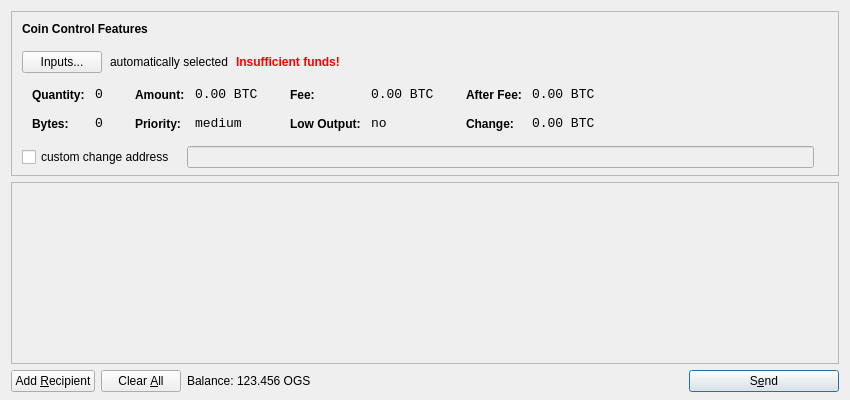
<?xml version="1.0" encoding="UTF-8"?>
<ui version="4.0">
 <class>SendCoinsDialog</class>
 <widget class="QDialog" name="SendCoinsDialog">
  <property name="geometry">
   <rect>
    <x>0</x>
    <y>0</y>
    <width>850</width>
    <height>400</height>
   </rect>
  </property>
  <property name="windowTitle">
   <string>Send Coins</string>
  </property>
  <layout class="QVBoxLayout" name="verticalLayout" stretch="0,1,0">
   <property name="bottomMargin">
    <number>8</number>
   </property>
   <item>
    <widget class="QFrame" name="frameCoinControl">
     <property name="sizePolicy">
      <sizepolicy hsizetype="Expanding" vsizetype="Expanding">
       <horstretch>0</horstretch>
       <verstretch>0</verstretch>
      </sizepolicy>
     </property>
     <property name="maximumSize">
      <size>
       <width>16777215</width>
       <height>16777215</height>
      </size>
     </property>
     <property name="frameShape">
      <enum>QFrame::StyledPanel</enum>
     </property>
     <property name="frameShadow">
      <enum>QFrame::Sunken</enum>
     </property>
     <layout class="QVBoxLayout" name="verticalLayoutCoinControl2">
      <property name="spacing">
       <number>-1</number>
      </property>
      <property name="leftMargin">
       <number>0</number>
      </property>
      <property name="topMargin">
       <number>0</number>
      </property>
      <property name="rightMargin">
       <number>0</number>
      </property>
      <property name="bottomMargin">
       <number>6</number>
      </property>
      <item>
       <layout class="QVBoxLayout" name="verticalLayoutCoinControl" stretch="0,0,0,0,1">
        <property name="spacing">
         <number>0</number>
        </property>
        <property name="leftMargin">
         <number>10</number>
        </property>
        <property name="topMargin">
         <number>10</number>
        </property>
        <item>
         <layout class="QHBoxLayout" name="horizontalLayoutCoinControl1">
          <property name="bottomMargin">
           <number>15</number>
          </property>
          <item>
           <widget class="QLabel" name="labelCoinControlFeatures">
            <property name="sizePolicy">
             <sizepolicy hsizetype="Preferred" vsizetype="Maximum">
              <horstretch>0</horstretch>
              <verstretch>0</verstretch>
             </sizepolicy>
            </property>
            <property name="font">
             <font>
              <weight>75</weight>
              <bold>true</bold>
             </font>
            </property>
            <property name="styleSheet">
             <string notr="true">font-weight:bold;</string>
            </property>
            <property name="text">
             <string>Coin Control Features</string>
            </property>
           </widget>
          </item>
         </layout>
        </item>
        <item>
         <layout class="QHBoxLayout" name="horizontalLayoutCoinControl2" stretch="0,0,0,0">
          <property name="spacing">
           <number>8</number>
          </property>
          <property name="bottomMargin">
           <number>10</number>
          </property>
          <item>
           <widget class="QPushButton" name="pushButtonCoinControl">
            <property name="styleSheet">
             <string notr="true"/>
            </property>
            <property name="text">
             <string>Inputs...</string>
            </property>
           </widget>
          </item>
          <item>
           <widget class="QLabel" name="labelCoinControlAutomaticallySelected">
            <property name="text">
             <string>automatically selected</string>
            </property>
            <property name="margin">
             <number>5</number>
            </property>
           </widget>
          </item>
          <item>
           <widget class="QLabel" name="labelCoinControlInsuffFunds">
            <property name="font">
             <font>
              <weight>75</weight>
              <bold>true</bold>
             </font>
            </property>
            <property name="styleSheet">
             <string notr="true">color:red;font-weight:bold;</string>
            </property>
            <property name="text">
             <string>Insufficient funds!</string>
            </property>
            <property name="margin">
             <number>5</number>
            </property>
           </widget>
          </item>
          <item>
           <spacer name="horizontalSpacerCoinControl">
            <property name="orientation">
             <enum>Qt::Horizontal</enum>
            </property>
            <property name="sizeHint" stdset="0">
             <size>
              <width>40</width>
              <height>1</height>
             </size>
            </property>
           </spacer>
          </item>
         </layout>
        </item>
        <item>
         <widget class="QWidget" name="widgetCoinControl" native="true">
          <property name="sizePolicy">
           <sizepolicy hsizetype="Preferred" vsizetype="Preferred">
            <horstretch>0</horstretch>
            <verstretch>0</verstretch>
           </sizepolicy>
          </property>
          <property name="minimumSize">
           <size>
            <width>0</width>
            <height>0</height>
           </size>
          </property>
          <property name="styleSheet">
           <string notr="true"/>
          </property>
          <layout class="QHBoxLayout" name="horizontalLayoutCoinControl5">
           <property name="margin">
            <number>0</number>
           </property>
           <item>
            <layout class="QHBoxLayout" name="horizontalLayoutCoinControl3" stretch="0,0,0,1">
             <property name="spacing">
              <number>20</number>
             </property>
             <property name="topMargin">
              <number>0</number>
             </property>
             <property name="bottomMargin">
              <number>10</number>
             </property>
             <item>
              <layout class="QFormLayout" name="formLayoutCoinControl1">
               <property name="horizontalSpacing">
                <number>10</number>
               </property>
               <property name="verticalSpacing">
                <number>14</number>
               </property>
               <property name="leftMargin">
                <number>10</number>
               </property>
               <property name="topMargin">
                <number>4</number>
               </property>
               <property name="rightMargin">
                <number>6</number>
               </property>
               <item row="0" column="0">
                <widget class="QLabel" name="labelCoinControlQuantityText">
                 <property name="styleSheet">
                  <string notr="true">font-weight:bold;</string>
                 </property>
                 <property name="text">
                  <string>Quantity:</string>
                 </property>
                 <property name="margin">
                  <number>0</number>
                 </property>
                </widget>
               </item>
               <item row="0" column="1">
                <widget class="QLabel" name="labelCoinControlQuantity">
                 <property name="font">
                  <font>
                   <family>Monospace</family>
                   <pointsize>10</pointsize>
                  </font>
                 </property>
                 <property name="cursor">
                  <cursorShape>IBeamCursor</cursorShape>
                 </property>
                 <property name="contextMenuPolicy">
                  <enum>Qt::ActionsContextMenu</enum>
                 </property>
                 <property name="text">
                  <string notr="true">0</string>
                 </property>
                 <property name="margin">
                  <number>0</number>
                 </property>
                 <property name="textInteractionFlags">
                  <set>Qt::LinksAccessibleByMouse|Qt::TextSelectableByKeyboard|Qt::TextSelectableByMouse</set>
                 </property>
                </widget>
               </item>
               <item row="1" column="0">
                <widget class="QLabel" name="labelCoinControlBytesText">
                 <property name="styleSheet">
                  <string notr="true">font-weight:bold;</string>
                 </property>
                 <property name="text">
                  <string>Bytes:</string>
                 </property>
                </widget>
               </item>
               <item row="1" column="1">
                <widget class="QLabel" name="labelCoinControlBytes">
                 <property name="font">
                  <font>
                   <family>Monospace</family>
                   <pointsize>10</pointsize>
                  </font>
                 </property>
                 <property name="cursor">
                  <cursorShape>IBeamCursor</cursorShape>
                 </property>
                 <property name="contextMenuPolicy">
                  <enum>Qt::ActionsContextMenu</enum>
                 </property>
                 <property name="text">
                  <string notr="true">0</string>
                 </property>
                 <property name="textInteractionFlags">
                  <set>Qt::LinksAccessibleByMouse|Qt::TextSelectableByKeyboard|Qt::TextSelectableByMouse</set>
                 </property>
                </widget>
               </item>
              </layout>
             </item>
             <item>
              <layout class="QFormLayout" name="formLayoutCoinControl2">
               <property name="horizontalSpacing">
                <number>10</number>
               </property>
               <property name="verticalSpacing">
                <number>14</number>
               </property>
               <property name="leftMargin">
                <number>6</number>
               </property>
               <property name="topMargin">
                <number>4</number>
               </property>
               <property name="rightMargin">
                <number>6</number>
               </property>
               <item row="0" column="0">
                <widget class="QLabel" name="labelCoinControlAmountText">
                 <property name="styleSheet">
                  <string notr="true">font-weight:bold;</string>
                 </property>
                 <property name="text">
                  <string>Amount:</string>
                 </property>
                 <property name="margin">
                  <number>0</number>
                 </property>
                </widget>
               </item>
               <item row="0" column="1">
                <widget class="QLabel" name="labelCoinControlAmount">
                 <property name="font">
                  <font>
                   <family>Monospace</family>
                   <pointsize>10</pointsize>
                  </font>
                 </property>
                 <property name="cursor">
                  <cursorShape>IBeamCursor</cursorShape>
                 </property>
                 <property name="contextMenuPolicy">
                  <enum>Qt::ActionsContextMenu</enum>
                 </property>
                 <property name="text">
                  <string notr="true">0.00 BTC</string>
                 </property>
                 <property name="textInteractionFlags">
                  <set>Qt::LinksAccessibleByMouse|Qt::TextSelectableByKeyboard|Qt::TextSelectableByMouse</set>
                 </property>
                </widget>
               </item>
               <item row="1" column="0">
                <widget class="QLabel" name="labelCoinControlPriorityText">
                 <property name="styleSheet">
                  <string notr="true">font-weight:bold;</string>
                 </property>
                 <property name="text">
                  <string>Priority:</string>
                 </property>
                </widget>
               </item>
               <item row="1" column="1">
                <widget class="QLabel" name="labelCoinControlPriority">
                 <property name="font">
                  <font>
                   <family>Monospace</family>
                   <pointsize>10</pointsize>
                  </font>
                 </property>
                 <property name="cursor">
                  <cursorShape>IBeamCursor</cursorShape>
                 </property>
                 <property name="contextMenuPolicy">
                  <enum>Qt::ActionsContextMenu</enum>
                 </property>
                 <property name="text">
                  <string>medium</string>
                 </property>
                 <property name="textInteractionFlags">
                  <set>Qt::LinksAccessibleByMouse|Qt::TextSelectableByKeyboard|Qt::TextSelectableByMouse</set>
                 </property>
                </widget>
               </item>
              </layout>
             </item>
             <item>
              <layout class="QFormLayout" name="formLayoutCoinControl3">
               <property name="horizontalSpacing">
                <number>10</number>
               </property>
               <property name="verticalSpacing">
                <number>14</number>
               </property>
               <property name="leftMargin">
                <number>6</number>
               </property>
               <property name="topMargin">
                <number>4</number>
               </property>
               <property name="rightMargin">
                <number>6</number>
               </property>
               <item row="0" column="0">
                <widget class="QLabel" name="labelCoinControlFeeText">
                 <property name="styleSheet">
                  <string notr="true">font-weight:bold;</string>
                 </property>
                 <property name="text">
                  <string>Fee:</string>
                 </property>
                 <property name="margin">
                  <number>0</number>
                 </property>
                </widget>
               </item>
               <item row="0" column="1">
                <widget class="QLabel" name="labelCoinControlFee">
                 <property name="font">
                  <font>
                   <family>Monospace</family>
                   <pointsize>10</pointsize>
                  </font>
                 </property>
                 <property name="cursor">
                  <cursorShape>IBeamCursor</cursorShape>
                 </property>
                 <property name="contextMenuPolicy">
                  <enum>Qt::ActionsContextMenu</enum>
                 </property>
                 <property name="text">
                  <string notr="true">0.00 BTC</string>
                 </property>
                 <property name="textInteractionFlags">
                  <set>Qt::LinksAccessibleByMouse|Qt::TextSelectableByKeyboard|Qt::TextSelectableByMouse</set>
                 </property>
                </widget>
               </item>
               <item row="1" column="0">
                <widget class="QLabel" name="labelCoinControlLowOutputText">
                 <property name="styleSheet">
                  <string notr="true">font-weight:bold;</string>
                 </property>
                 <property name="text">
                  <string>Low Output:</string>
                 </property>
                </widget>
               </item>
               <item row="1" column="1">
                <widget class="QLabel" name="labelCoinControlLowOutput">
                 <property name="font">
                  <font>
                   <family>Monospace</family>
                   <pointsize>10</pointsize>
                  </font>
                 </property>
                 <property name="cursor">
                  <cursorShape>IBeamCursor</cursorShape>
                 </property>
                 <property name="contextMenuPolicy">
                  <enum>Qt::ActionsContextMenu</enum>
                 </property>
                 <property name="text">
                  <string>no</string>
                 </property>
                 <property name="textInteractionFlags">
                  <set>Qt::LinksAccessibleByMouse|Qt::TextSelectableByKeyboard|Qt::TextSelectableByMouse</set>
                 </property>
                </widget>
               </item>
              </layout>
             </item>
             <item>
              <layout class="QFormLayout" name="formLayoutCoinControl4">
               <property name="horizontalSpacing">
                <number>10</number>
               </property>
               <property name="verticalSpacing">
                <number>14</number>
               </property>
               <property name="leftMargin">
                <number>6</number>
               </property>
               <property name="topMargin">
                <number>4</number>
               </property>
               <property name="rightMargin">
                <number>6</number>
               </property>
               <item row="0" column="0">
                <widget class="QLabel" name="labelCoinControlAfterFeeText">
                 <property name="styleSheet">
                  <string notr="true">font-weight:bold;</string>
                 </property>
                 <property name="text">
                  <string>After Fee:</string>
                 </property>
                 <property name="margin">
                  <number>0</number>
                 </property>
                </widget>
               </item>
               <item row="0" column="1">
                <widget class="QLabel" name="labelCoinControlAfterFee">
                 <property name="font">
                  <font>
                   <family>Monospace</family>
                   <pointsize>10</pointsize>
                  </font>
                 </property>
                 <property name="cursor">
                  <cursorShape>IBeamCursor</cursorShape>
                 </property>
                 <property name="contextMenuPolicy">
                  <enum>Qt::ActionsContextMenu</enum>
                 </property>
                 <property name="text">
                  <string notr="true">0.00 BTC</string>
                 </property>
                 <property name="textInteractionFlags">
                  <set>Qt::LinksAccessibleByMouse|Qt::TextSelectableByKeyboard|Qt::TextSelectableByMouse</set>
                 </property>
                </widget>
               </item>
               <item row="1" column="0">
                <widget class="QLabel" name="labelCoinControlChangeText">
                 <property name="styleSheet">
                  <string notr="true">font-weight:bold;</string>
                 </property>
                 <property name="text">
                  <string>Change:</string>
                 </property>
                </widget>
               </item>
               <item row="1" column="1">
                <widget class="QLabel" name="labelCoinControlChange">
                 <property name="font">
                  <font>
                   <family>Monospace</family>
                   <pointsize>10</pointsize>
                  </font>
                 </property>
                 <property name="cursor">
                  <cursorShape>IBeamCursor</cursorShape>
                 </property>
                 <property name="contextMenuPolicy">
                  <enum>Qt::ActionsContextMenu</enum>
                 </property>
                 <property name="text">
                  <string notr="true">0.00 BTC</string>
                 </property>
                 <property name="textInteractionFlags">
                  <set>Qt::LinksAccessibleByMouse|Qt::TextSelectableByKeyboard|Qt::TextSelectableByMouse</set>
                 </property>
                </widget>
               </item>
              </layout>
             </item>
            </layout>
           </item>
          </layout>
         </widget>
        </item>
        <item>
         <layout class="QHBoxLayout" name="horizontalLayoutCoinControl4" stretch="0,0,0">
          <property name="spacing">
           <number>12</number>
          </property>
          <property name="sizeConstraint">
           <enum>QLayout::SetDefaultConstraint</enum>
          </property>
          <property name="topMargin">
           <number>5</number>
          </property>
          <property name="rightMargin">
           <number>5</number>
          </property>
          <item>
           <widget class="QCheckBox" name="checkBoxCoinControlChange">
            <property name="text">
             <string>custom change address</string>
            </property>
           </widget>
          </item>
          <item>
           <widget class="QLineEdit" name="lineEditCoinControlChange">
            <property name="enabled">
             <bool>false</bool>
            </property>
            <property name="sizePolicy">
             <sizepolicy hsizetype="Expanding" vsizetype="Fixed">
              <horstretch>0</horstretch>
              <verstretch>0</verstretch>
             </sizepolicy>
            </property>
           </widget>
          </item>
          <item>
           <widget class="QLabel" name="labelCoinControlChangeLabel">
            <property name="sizePolicy">
             <sizepolicy hsizetype="Preferred" vsizetype="Expanding">
              <horstretch>0</horstretch>
              <verstretch>0</verstretch>
             </sizepolicy>
            </property>
            <property name="minimumSize">
             <size>
              <width>0</width>
              <height>0</height>
             </size>
            </property>
            <property name="text">
             <string/>
            </property>
            <property name="margin">
             <number>3</number>
            </property>
           </widget>
          </item>
         </layout>
        </item>
        <item>
         <spacer name="verticalSpacerCoinControl">
          <property name="orientation">
           <enum>Qt::Vertical</enum>
          </property>
          <property name="sizeHint" stdset="0">
           <size>
            <width>800</width>
            <height>1</height>
           </size>
          </property>
         </spacer>
        </item>
       </layout>
      </item>
     </layout>
    </widget>
   </item>
   <item>
    <widget class="QScrollArea" name="scrollArea">
     <property name="widgetResizable">
      <bool>true</bool>
     </property>
     <widget class="QWidget" name="scrollAreaWidgetContents">
      <property name="geometry">
       <rect>
        <x>0</x>
        <y>0</y>
        <width>830</width>
        <height>165</height>
       </rect>
      </property>
      <layout class="QVBoxLayout" name="verticalLayout_2">
       <property name="margin">
        <number>0</number>
       </property>
       <item>
        <layout class="QVBoxLayout" name="entries">
         <property name="spacing">
          <number>6</number>
         </property>
        </layout>
       </item>
       <item>
        <spacer name="verticalSpacer">
         <property name="orientation">
          <enum>Qt::Vertical</enum>
         </property>
         <property name="sizeHint" stdset="0">
          <size>
           <width>20</width>
           <height>40</height>
          </size>
         </property>
        </spacer>
       </item>
      </layout>
     </widget>
    </widget>
   </item>
   <item>
    <layout class="QHBoxLayout" name="horizontalLayout">
     <item>
      <widget class="QPushButton" name="addButton">
       <property name="toolTip">
        <string>Send to multiple recipients at once</string>
       </property>
       <property name="text">
        <string>Add &amp;Recipient</string>
       </property>
       <property name="icon">
        <iconset resource="../bitcoin.qrc">
         <normaloff>:/icons/add</normaloff>:/icons/add</iconset>
       </property>
       <property name="autoDefault">
        <bool>false</bool>
       </property>
      </widget>
     </item>
     <item>
      <widget class="QPushButton" name="clearButton">
       <property name="sizePolicy">
        <sizepolicy hsizetype="Minimum" vsizetype="Fixed">
         <horstretch>0</horstretch>
         <verstretch>0</verstretch>
        </sizepolicy>
       </property>
       <property name="toolTip">
        <string>Remove all transaction fields</string>
       </property>
       <property name="text">
        <string>Clear &amp;All</string>
       </property>
       <property name="icon">
        <iconset resource="../bitcoin.qrc">
         <normaloff>:/icons/remove</normaloff>:/icons/remove</iconset>
       </property>
       <property name="autoRepeatDelay">
        <number>300</number>
       </property>
       <property name="autoDefault">
        <bool>false</bool>
       </property>
      </widget>
     </item>
     <item>
      <layout class="QHBoxLayout" name="horizontalLayout_2">
       <property name="spacing">
        <number>3</number>
       </property>
       <item>
        <widget class="QLabel" name="label">
         <property name="text">
          <string>Balance:</string>
         </property>
        </widget>
       </item>
       <item>
        <widget class="QLabel" name="labelBalance">
         <property name="cursor">
          <cursorShape>IBeamCursor</cursorShape>
         </property>
         <property name="text">
          <string>123.456 OGS</string>
         </property>
         <property name="textInteractionFlags">
          <set>Qt::LinksAccessibleByMouse|Qt::TextSelectableByKeyboard|Qt::TextSelectableByMouse</set>
         </property>
        </widget>
       </item>
      </layout>
     </item>
     <item>
      <spacer name="horizontalSpacer">
       <property name="orientation">
        <enum>Qt::Horizontal</enum>
       </property>
       <property name="sizeHint" stdset="0">
        <size>
         <width>40</width>
         <height>20</height>
        </size>
       </property>
      </spacer>
     </item>
     <item>
      <widget class="QPushButton" name="sendButton">
       <property name="minimumSize">
        <size>
         <width>150</width>
         <height>0</height>
        </size>
       </property>
       <property name="toolTip">
        <string>Confirm the send action</string>
       </property>
       <property name="text">
        <string>S&amp;end</string>
       </property>
       <property name="icon">
        <iconset resource="../bitcoin.qrc">
         <normaloff>:/icons/send</normaloff>:/icons/send</iconset>
       </property>
       <property name="default">
        <bool>true</bool>
       </property>
      </widget>
     </item>
    </layout>
   </item>
  </layout>
 </widget>
 <resources>
  <include location="../bitcoin.qrc"/>
 </resources>
 <connections/>
</ui>
